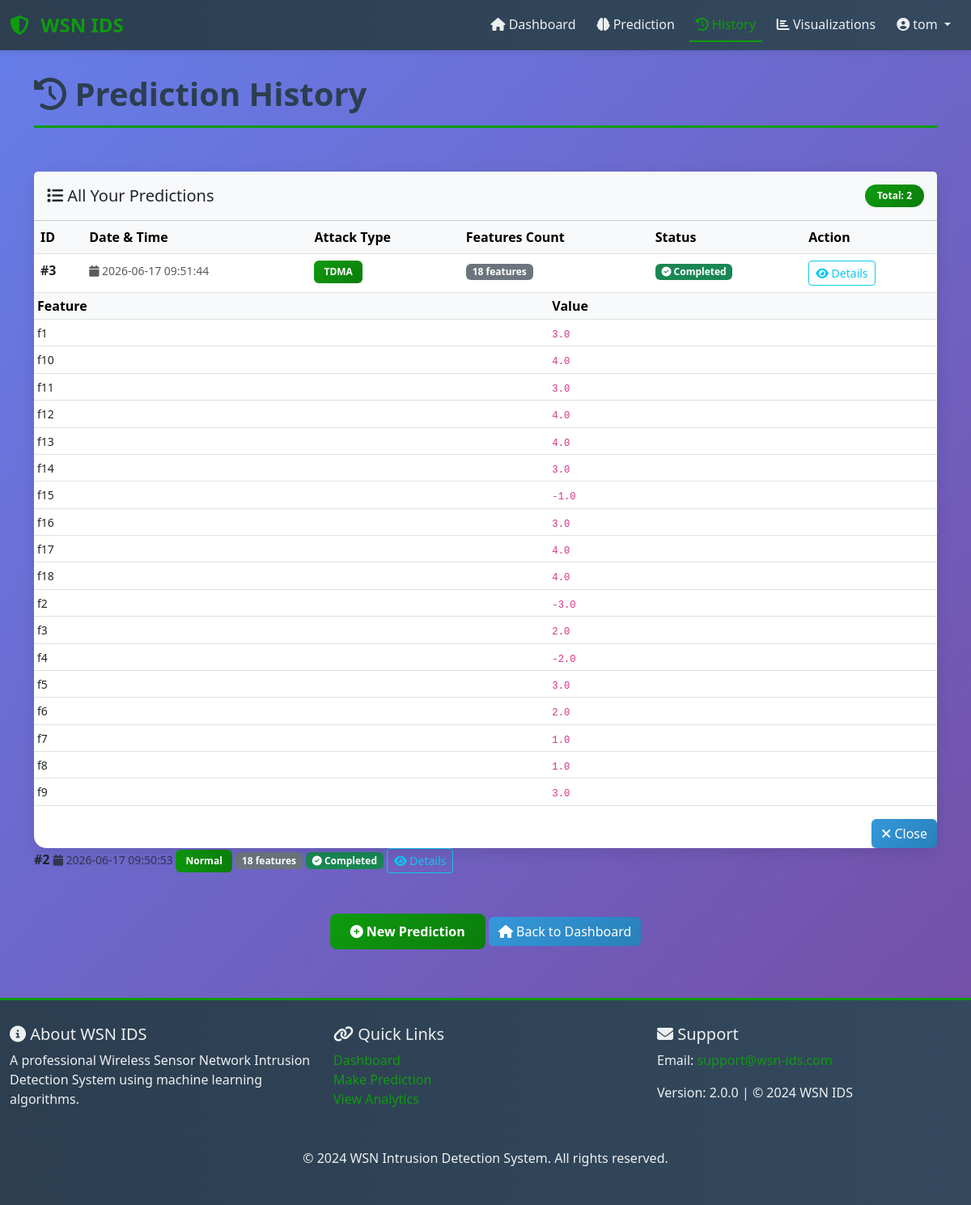
The app's page /history (signed in) with its own data.
### app.py (models this page shows, shortened)
class User(db.Model):
    __tablename__ = 'users'
    id = db.Column(db.Integer, primary_key=True)
    username = db.Column(db.String(80), unique=True, nullable=False, index=True)
    email = db.Column(db.String(120), unique=True, nullable=False, index=True)
    full_name = db.Column(db.String(120), nullable=False)
    password_hash = db.Column(db.String(255), nullable=False)
    created_at = db.Column(db.DateTime, default=datetime.utcnow)
    updated_at = db.Column(db.DateTime, default=datetime.utcnow, onupdate=datetime.utcnow)
    is_active = db.Column(db.Boolean, default=True)
    predictions = db.relationship('Prediction', backref='user', lazy=True, cascade='all, delete-orphan')
    @property
    def is_authenticated(self):
        return True

class Prediction(db.Model):
    __tablename__ = 'predictions'
    id = db.Column(db.Integer, primary_key=True)
    user_id = db.Column(db.Integer, db.ForeignKey('users.id'), nullable=False)
    features = db.Column(db.JSON, nullable=False)
    dt_prediction = db.Column(db.String(100))  # Decision Tree
    ann_prediction = db.Column(db.String(100))  # ANN
    cnn_prediction = db.Column(db.String(100))  # CNN
    final_prediction = db.Column(db.String(100), nullable=False)
    dt_confidence = db.Column(db.Float)
    ann_confidence = db.Column(db.Float)
    cnn_confidence = db.Column(db.Float)
    created_at = db.Column(db.DateTime, default=datetime.utcnow, index=True)

### app.py (the view)
@app.route('/history')
@login_required
def history():
    try:
        page = request.args.get('page', 1, type=int)
        predictions = Prediction.query.filter_by(user_id=current_user.id)\
            .order_by(Prediction.created_at.desc())\
            .paginate(page=page, per_page=10)
        return render_template('history.html', predictions=predictions)
    except Exception as e:
        logger.error(f"History error: {str(e)}")
        flash('Error loading history', 'danger')
        return redirect(url_for('dashboard'))

### app.py (called while the page is built)
@login_manager.user_loader
def load_user(user_id):
    return User.query.get(int(user_id))

@app.context_processor
def inject_user():
    return dict(current_user=current_user)

### templates/history.html (shortened to what this page needs)
{% extends "base.html" %}
{% block content %}
<div class="row mb-4">
    <div class="col-lg-12">
        <h1 class="section-title">
            <i class="fas fa-history"></i> Prediction History
        </h1>
    </div>
</div>
<div class="row">
    <div class="col-lg-12">
        <div class="card">
            <div class="card-header bg-light p-3 d-flex justify-content-between align-items-center">
                <h5 class="mb-0">
                    <i class="fas fa-list"></i> All Your Predictions
                </h5>
                <span class="badge badge-custom">
                    Total: {{ predictions.total }}
                </span>
            </div>
            {% if predictions.items %}
            <div class="card-body p-0">
                <div class="table-responsive">
                    <table class="table table-hover mb-0">
                        <thead class="table-light">
                            <tr>
                                <th>ID</th>
                                <th>Date & Time</th>
                                <th>Attack Type</th>
                                <th>Features Count</th>
                                <th>Status</th>
                                <th>Action</th>
                            </tr>
                        </thead>
                        <tbody>
                            {% for prediction in predictions.items %}
                            <tr>
                                <td>
                                    <strong>#{{ prediction.id }}</strong>
                                </td>
                                <td>
                                    <small class="text-muted">
                                        <i class="fas fa-calendar"></i>
                                        {{ prediction.created_at.strftime('%Y-%m-%d %H:%M:%S') }}
                                    </small>
                                </td>
                                <td>
                                    <span class="badge" style="background: linear-gradient(135deg, var(--primary-color) 0%, var(--primary-dark) 100%); padding: 8px 12px;">
                                        {{ prediction.final_prediction }}
                                    </span>
                                </td>
                                <td>
                                    <span class="badge bg-secondary">
                                        {{ prediction.features|length }} features
                                    </span>
                                </td>
                                <td>
                                    <span class="badge bg-success">
                                        <i class="fas fa-check-circle"></i> Completed
                                    </span>
                                </td>
                                <td>
                                    <button class="btn btn-sm btn-outline-info" data-bs-toggle="modal" data-bs-target="#detailsModal{{ prediction.id }}">
                                        <i class="fas fa-eye"></i> Details
                                    </button>
                                </td>
                            </tr>
                            <div class="modal fade" id="detailsModal{{ prediction.id }}" tabindex="-1">
                                <div class="modal-dialog modal-lg">
                                    <div class="modal-content">
                                        <div class="modal-body">
                                            <div class="table-responsive">
                                                <table class="table table-sm">
                                                    <thead class="table-light">
                                                        <tr>
                                                            <th>Feature</th>
                                                            <th>Value</th>
                                                        </tr>
                                                    </thead>
                                                    <tbody>
                                                        {% for feature_name, feature_value in prediction.features.items()|sort %}
                                                        <tr>
                                                            <td><small>{{ feature_name }}</small></td>
                                                            <td><small><code>{{ feature_value }}</code></small></td>
                                                        </tr>
                                                        {% endfor %}
                                                    </tbody>
                                                </table>
                                            </div>
                                        </div>
                                        <div class="modal-footer">
                                            <button type="button" class="btn btn-secondary" data-bs-dismiss="modal">
                                                <i class="fas fa-times"></i> Close
                                            </button>
                                        </div>
                                    </div>
                                </div>
                            </div>
                            {% endfor %}
                        </tbody>
                    </table>
                </div>
            </div>
            {% endif %}
        </div>
    </div>
</div>
<div class="row mt-4">
    <div class="col-lg-12 text-center">
        <a href="{{ url_for('predict') }}" class="btn btn-primary">
            <i class="fas fa-plus-circle"></i> New Prediction
        </a>
        <a href="{{ url_for('dashboard') }}" class="btn btn-secondary">
            <i class="fas fa-home"></i> Back to Dashboard
        </a>
    </div>
</div>
{% endblock %}

### templates/base.html (shortened to what this page needs)
<!DOCTYPE html>
<html lang="en">
<head>
    <link href="https://cdn.jsdelivr.net/npm/bootstrap@5.3.0/dist/css/bootstrap.min.css" rel="stylesheet">
    <link href="https://cdnjs.cloudflare.com/ajax/libs/font-awesome/6.4.0/css/all.min.css" rel="stylesheet">
</head>
<body>
    <nav class="navbar navbar-expand-lg navbar-dark">
        <div class="container-fluid">
            <a class="navbar-brand" href="{{ url_for('dashboard') if current_user.is_authenticated else url_for('login') }}">
                <i class="fas fa-shield-alt"></i> WSN IDS
            </a>
            <div class="collapse navbar-collapse" id="navbarNav">
                {% if current_user.is_authenticated %}
                <ul class="navbar-nav ms-auto">
                    <li class="nav-item">
                        <a class="nav-link {% if request.endpoint == 'dashboard' %}active{% endif %}" href="{{ url_for('dashboard') }}">
                            <i class="fas fa-home"></i> Dashboard
                        </a>
                    </li>
                    <li class="nav-item">
                        <a class="nav-link {% if request.endpoint == 'predict' %}active{% endif %}" href="{{ url_for('predict') }}">
                            <i class="fas fa-brain"></i> Prediction
                        </a>
                    </li>
                    <li class="nav-item">
                        <a class="nav-link {% if request.endpoint == 'history' %}active{% endif %}" href="{{ url_for('history') }}">
                            <i class="fas fa-history"></i> History
                        </a>
                    </li>
                    <li class="nav-item">
                        <a class="nav-link {% if request.endpoint == 'visualization' %}active{% endif %}" href="{{ url_for('visualization') }}">
                            <i class="fas fa-chart-bar"></i> Visualizations
                        </a>
                    </li>
                    <li class="nav-item dropdown">
                        <a class="nav-link dropdown-toggle" href="#" id="userDropdown" role="button" data-bs-toggle="dropdown">
                            <i class="fas fa-user-circle"></i> {{ current_user.username }}
                        </a>
                    </li>
                </ul>
                {% endif %}
            </div>
        </div>
    </nav>
    <div class="container-fluid main-container">
        <div class="container">
            {% block content %}{% endblock %}
        </div>
    </div>
    <footer class="footer">
        <div class="container-fluid">
            <div class="row">
                <div class="col-md-4">
                    <h5><i class="fas fa-info-circle"></i> About WSN IDS</h5>
                    <p>A professional Wireless Sensor Network Intrusion Detection System using machine learning algorithms.</p>
                </div>
                <div class="col-md-4">
                    <h5><i class="fas fa-link"></i> Quick Links</h5>
                    <ul class="list-unstyled">
                        <li><a href="{{ url_for('dashboard') }}">Dashboard</a></li>
                        <li><a href="{{ url_for('predict') }}">Make Prediction</a></li>
                        <li><a href="{{ url_for('visualization') }}">View Analytics</a></li>
                    </ul>
                </div>
                <div class="col-md-4">
                    <h5><i class="fas fa-envelope"></i> Support</h5>
                    <p>Email: <a href="mailto:support@wsn-ids.com">support@wsn-ids.com</a></p>
                    <p>Version: 2.0.0 | © 2024 WSN IDS</p>
                </div>
            </div>
            <hr style="border-color: #34495e;">
            <div class="text-center">
                <p>&copy; 2024 WSN Intrusion Detection System. All rights reserved.</p>
            </div>
        </div>
    </footer>
</body>
</html>

### templates/base.html (style rules this page uses)
:root { --primary-color: #0f9b0f; --primary-dark: #0b7d0b; --secondary-color: #3498db; --danger-color: #e74c3c; --success-color: #2ecc71; --warning-color: #f39c12; --info-color: #1abc9c; --light-bg: #ecf0f1; --dark-bg: #2c3e50; }
* { margin: 0; padding: 0; box-sizing: border-box; }
body { background: linear-gradient(135deg, #667eea 0%, #764ba2 100%); min-height: 100vh; font-family: 'Segoe UI', Tahoma, Geneva, Verdana, sans-serif; }
.navbar { background: linear-gradient(90deg, var(--dark-bg) 0%, #34495e 100%); box-shadow: 0 2px 10px rgba(0,0,0,0.1); }
.navbar-brand { font-size: 1.5rem; font-weight: bold; color: var(--primary-color) !important; transition: transform 0.3s ease; }
.navbar-brand i { margin-right: 8px; }
.nav-link { color: #ecf0f1 !important; margin: 0 5px; transition: all 0.3s ease; border-bottom: 2px solid transparent; }
.nav-link.active { color: var(--primary-color) !important; border-bottom-color: var(--primary-color); }
.main-container { margin-top: 30px; margin-bottom: 50px; }
.card { border: none; border-radius: 15px; box-shadow: 0 5px 20px rgba(0,0,0,0.1); transition: transform 0.3s ease, box-shadow 0.3s ease; }
.btn-primary { background: linear-gradient(135deg, var(--primary-color) 0%, var(--primary-dark) 100%); border: none; border-radius: 8px; padding: 10px 25px; font-weight: 600; transition: all 0.3s ease; }
.btn-secondary { background: linear-gradient(135deg, var(--secondary-color) 0%, #2980b9 100%); border: none; }
.footer { background: linear-gradient(90deg, var(--dark-bg) 0%, #34495e 100%); color: #ecf0f1; padding: 30px 0; margin-top: 60px; border-top: 3px solid var(--primary-color); }
.footer a { color: var(--primary-color); text-decoration: none; transition: color 0.3s ease; }
.badge-custom { background: linear-gradient(135deg, var(--primary-color) 0%, var(--primary-dark) 100%); padding: 8px 15px; border-radius: 20px; font-weight: 600; }
.section-title { color: var(--dark-bg); font-weight: bold; margin-bottom: 30px; padding-bottom: 15px; border-bottom: 3px solid var(--primary-color); }

### records on screen
User: username "tom"
Prediction: id "3", created_at "2026-06-17 09:51:44", final_prediction "TDMA", features|length "18", features "f1" "f10" "f11" "f12" "f13" "f14" "f15" "f16" "f17" "f18" "f2" "f3" "f4" "f5" "f6" "f7" "f8" "f9", features "3.0" "4.0" "3.0" "4.0" "4.0" "3.0" "-1.0" "3.0" "4.0" "4.0" "-3.0" "2.0" "-2.0" "3.0" "2.0" "1.0" "1.0" "3.0"
Prediction: id "2", created_at "2026-06-17 09:50:53", final_prediction "Normal", features|length "18"

### other values on screen
{{ predictions.total }} "2"
